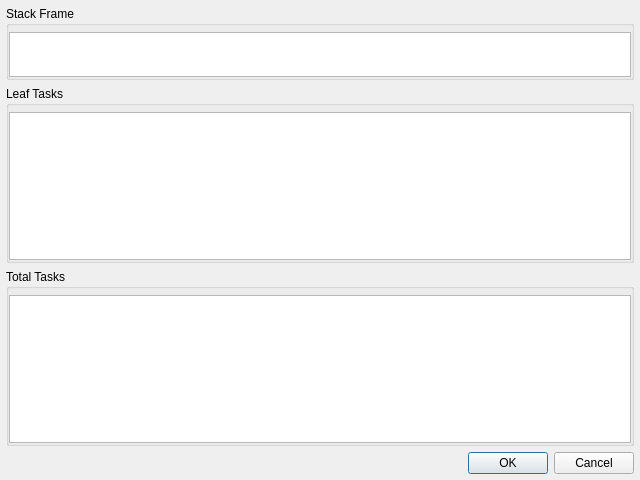
<?xml version="1.0" encoding="UTF-8"?>
<ui version="4.0">
 <class>DirectedGraphNodeDialog</class>
 <widget class="QDialog" name="DirectedGraphNodeDialog">
  <property name="geometry">
   <rect>
    <x>0</x>
    <y>0</y>
    <width>640</width>
    <height>480</height>
   </rect>
  </property>
  <property name="windowTitle">
   <string>Dialog</string>
  </property>
  <layout class="QVBoxLayout" name="verticalLayout_4" stretch="1,20,20,20">
   <property name="margin">
    <number>6</number>
   </property>
   <item>
    <widget class="QGroupBox" name="grpStackFrame">
     <property name="maximumSize">
      <size>
       <width>16777215</width>
       <height>74</height>
      </size>
     </property>
     <property name="title">
      <string>Stack Frame</string>
     </property>
     <layout class="QVBoxLayout" name="verticalLayout_2">
      <property name="leftMargin">
       <number>0</number>
      </property>
      <property name="topMargin">
       <number>6</number>
      </property>
      <property name="rightMargin">
       <number>0</number>
      </property>
      <property name="bottomMargin">
       <number>0</number>
      </property>
      <item>
       <widget class="QTextEdit" name="txtStackFrame"/>
      </item>
     </layout>
    </widget>
   </item>
   <item>
    <widget class="QGroupBox" name="grpLeafTasks">
     <property name="title">
      <string>Leaf Tasks</string>
     </property>
     <layout class="QVBoxLayout" name="verticalLayout">
      <property name="leftMargin">
       <number>0</number>
      </property>
      <property name="topMargin">
       <number>6</number>
      </property>
      <property name="rightMargin">
       <number>0</number>
      </property>
      <property name="bottomMargin">
       <number>0</number>
      </property>
      <item>
       <widget class="QTextEdit" name="txtLeafTasks"/>
      </item>
     </layout>
    </widget>
   </item>
   <item>
    <widget class="QGroupBox" name="grpTotalTasks">
     <property name="title">
      <string>Total Tasks</string>
     </property>
     <layout class="QVBoxLayout" name="verticalLayout_3">
      <property name="leftMargin">
       <number>0</number>
      </property>
      <property name="topMargin">
       <number>6</number>
      </property>
      <property name="rightMargin">
       <number>0</number>
      </property>
      <property name="bottomMargin">
       <number>0</number>
      </property>
      <item>
       <widget class="QTextEdit" name="txtTotalTasks"/>
      </item>
     </layout>
    </widget>
   </item>
   <item>
    <widget class="QDialogButtonBox" name="buttonBox">
     <property name="orientation">
      <enum>Qt::Horizontal</enum>
     </property>
     <property name="standardButtons">
      <set>QDialogButtonBox::Cancel|QDialogButtonBox::Ok</set>
     </property>
    </widget>
   </item>
  </layout>
 </widget>
 <resources/>
 <connections>
  <connection>
   <sender>buttonBox</sender>
   <signal>accepted()</signal>
   <receiver>DirectedGraphNodeDialog</receiver>
   <slot>accept()</slot>
   <hints>
    <hint type="sourcelabel">
     <x>248</x>
     <y>254</y>
    </hint>
    <hint type="destinationlabel">
     <x>157</x>
     <y>274</y>
    </hint>
   </hints>
  </connection>
  <connection>
   <sender>buttonBox</sender>
   <signal>rejected()</signal>
   <receiver>DirectedGraphNodeDialog</receiver>
   <slot>reject()</slot>
   <hints>
    <hint type="sourcelabel">
     <x>316</x>
     <y>260</y>
    </hint>
    <hint type="destinationlabel">
     <x>286</x>
     <y>274</y>
    </hint>
   </hints>
  </connection>
 </connections>
</ui>
